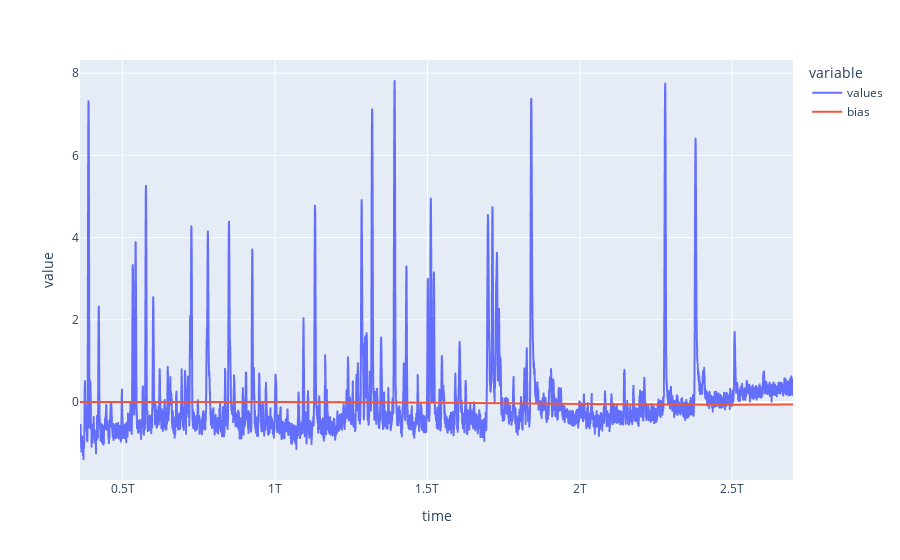

Write notebook code for a chart like this one.
### Markdown cell above
Filtrage basse fréquence pour calculer le biais <br>
Soustraction de celui-ci aux données <br>
Tiré de : https://stackoverflow.com/questions/25191620/creating-lowpass-filter-in-scipy-understanding-methods-and-units

### Code cell
# création du filtre
def butter_lowpass(cutoff, ws, order=5):
    nyq = 0.5 * ws
    normal_cutoff = cutoff / nyq
    b, a = butter(order, normal_cutoff, btype='low', analog=False)
    return b, a

# application du filtre
def butter_lowpass_filter(data, cutoff, fs, order=5):
    cutoff *= 2*np.pi # conversion en rad/s
    ws  = fs * 2 * np.pi
    print(cutoff, "    ", ws)
    b, a = butter_lowpass(cutoff, ws, order=order)
    y = lfilter(b, a, data)
    return y

df['bias'] = butter_lowpass_filter(df['values'], BIAS_FREQ, 1/PERIOD*1000)
df.plot()

### Figure 1 — Plotly figure (JSON) as saved in the notebook; plotly's stock layout.template omitted (floating-point values rounded to 4 significant figures; data arrays with more than 128 entries replaced by an {"elided": "..."} marker saying what was removed)
{"data": [{"hovertemplate": "variable=values<br>time=%{x}<br>value=%{y}<extra></extra>", "legendgroup": "values", "line": {"color": "#636efa", "dash": "solid"}, "mode": "lines", "name": "values", "showlegend": true, "type": "scattergl", "x": {"elided": "6608 int values"}, "xaxis": "x", "y": {"elided": "6608 float values"}, "yaxis": "y"}, {"hovertemplate": "variable=bias<br>time=%{x}<br>value=%{y}<extra></extra>", "legendgroup": "bias", "line": {"color": "#EF553B", "dash": "solid"}, "mode": "lines", "name": "bias", "showlegend": true, "type": "scattergl", "x": {"elided": "6608 int values"}, "xaxis": "x", "y": {"elided": "6608 float values"}, "yaxis": "y"}], "layout": {"legend": {"title": {"text": "variable"}, "tracegroupgap": 0}, "margin": {"t": 60}, "xaxis": {"anchor": "y", "domain": [0, 1], "title": {"text": "time"}}, "yaxis": {"anchor": "x", "domain": [0, 1], "title": {"text": "value"}}}}
